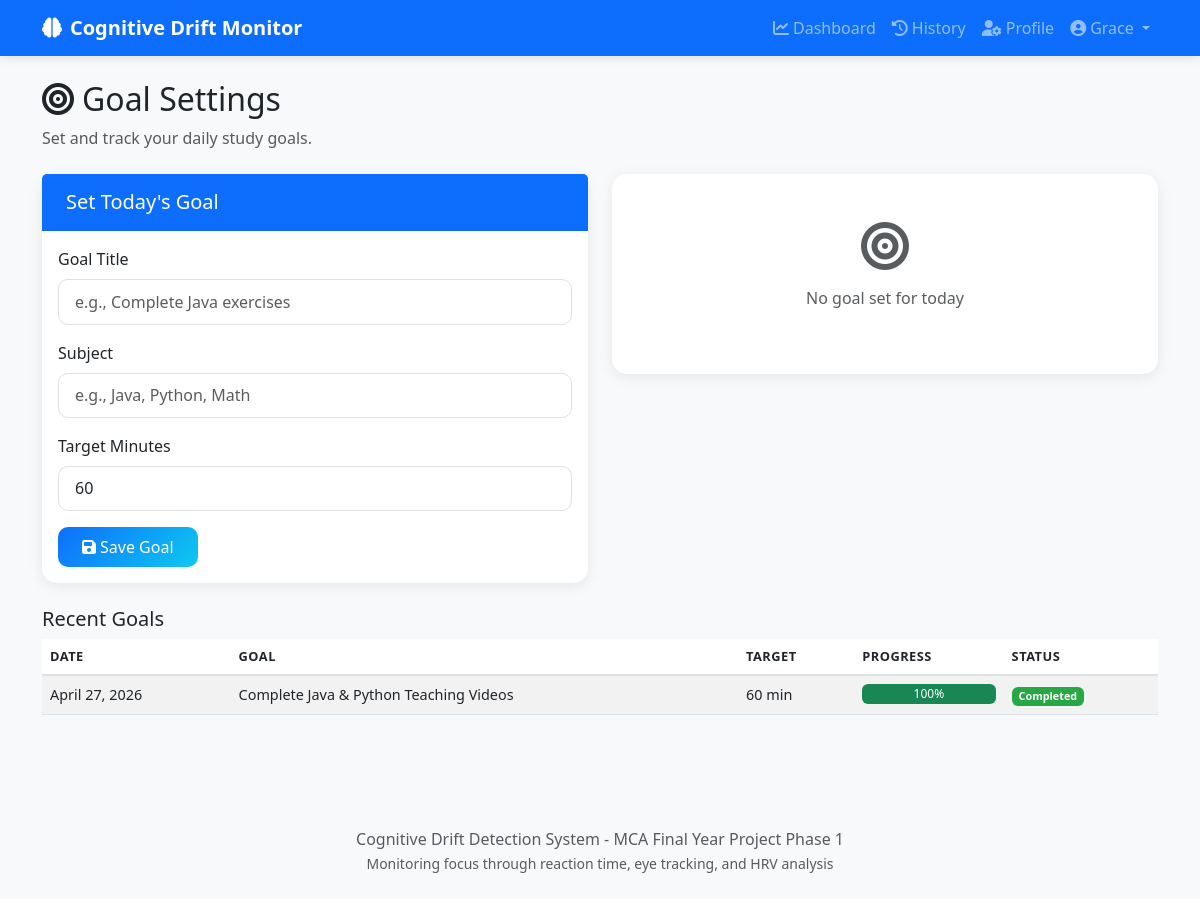
Screenshot of /goal-settings/ (signed in) with the database file from the repository.
### core/models.py (models this page shows, shortened)
class GoalRecord(models.Model):
    STATUS_CHOICES = [
        ('pending', 'Pending'),
        ('in_progress', 'In Progress'),
        ('completed', 'Completed'),
        ('failed', 'Failed'),
    ]
    user = models.ForeignKey(User, on_delete=models.CASCADE, related_name='goal_records')
    date = models.DateField()
    goal_title = models.CharField(max_length=255)
    target_value = models.FloatField(help_text="Target value (e.g., study hours, tasks)")
    achieved_value = models.FloatField(default=0)
    completion_percent = models.FloatField(default=0)
    status = models.CharField(max_length=20, choices=STATUS_CHOICES, default='pending')
    class Meta:
        verbose_name = "Goal Record"
        verbose_name_plural = "Goal Records"
        ordering = ['-date']
        indexes = [
            models.Index(fields=['user', '-date']),
        ]

### core/views.py (the view)
# urls.py: path('goal-settings/', views.goal_settings, name='goal_settings'),
@login_required
def goal_settings(request):
    user = request.user
    today = timezone.now().date()
    today_goal = GoalRecord.objects.filter(user=user, date=today).first()
    all_goals = GoalRecord.objects.filter(user=user).order_by('-date')[:10]
    context = {
        'today_goal': today_goal,
        'all_goals': all_goals,
    }
    return render(request, 'core/goal_settings.html', context)

### templates/core/goal_settings.html (shortened to what this page needs)
{% extends 'base.html' %}
{% load static %}
{% block content %}
<div class="container py-4">
    <h2><i class="fas fa-bullseye me-2"></i>Goal Settings</h2>
    <p class="text-muted">Set and track your daily study goals.</p>
    <div class="row mt-4">
        <div class="col-md-6">
            <div class="card">
                <div class="card-header bg-primary text-white">
                    <h5 class="mb-0">Set Today's Goal</h5>
                </div>
                <div class="card-body">
                    <form id="goalForm">
                        <div class="mb-3">
                            <label class="form-label">Goal Title</label>
                            <input type="text" class="form-control" id="goalTitle" placeholder="e.g., Complete Java exercises" required>
                        </div>
                        <div class="mb-3">
                            <label class="form-label">Subject</label>
                            <input type="text" class="form-control" id="goalSubject" placeholder="e.g., Java, Python, Math">
                        </div>
                        <div class="mb-3">
                            <label class="form-label">Target Minutes</label>
                            <input type="number" class="form-control" id="goalTarget" value="60" min="1" max="480">
                        </div>
                        <button type="submit" class="btn btn-primary">
                            <i class="fas fa-save me-1"></i>Save Goal
                        </button>
                    </form>
                </div>
            </div>
        </div>
        <div class="col-md-6">
            {% if today_goal %}
            <div class="card">
                <div class="card-header bg-success text-white">
                    <h5 class="mb-0">Today's Goal</h5>
                </div>
                <div class="card-body text-center">
                    <h4>{{ today_goal.goal_title }}</h4>
                    <p class="text-muted">{{ today_goal.target_value|floatformat:0 }} minutes</p>
                    <div class="progress mb-3" style="height: 25px;">
                        <div class="progress-bar bg-success" role="progressbar"
                             style="width: {{ today_goal.completion_percent }}%">
                            {{ today_goal.completion_percent|floatformat:0 }}%
                        </div>
                    </div>
                    {% if today_goal.status != 'completed' %}
                    <button class="btn btn-success" onclick="completeGoal({{ today_goal.id }})">
                        <i class="fas fa-check me-1"></i>Mark Complete
                    </button>
                    {% else %}
                    <span class="badge bg-success"><i class="fas fa-check me-1"></i>Completed!</span>
                    {% endif %}
                </div>
            </div>
            {% else %}
            <div class="card">
                <div class="card-body text-center text-muted py-5">
                    <i class="fas fa-bullseye fa-3x mb-3"></i>
                    <p>No goal set for today</p>
                </div>
            </div>
            {% endif %}
        </div>
    </div>
    <div class="mt-4">
        <h5>Recent Goals</h5>
        <table class="table table-striped">
            <thead>
                <tr>
                    <th>Date</th>
                    <th>Goal</th>
                    <th>Target</th>
                    <th>Progress</th>
                    <th>Status</th>
                </tr>
            </thead>
            <tbody>
                {% for goal in all_goals %}
                <tr>
                    <td>{{ goal.date }}</td>
                    <td>{{ goal.goal_title }}</td>
                    <td>{{ goal.target_value|floatformat:0 }} min</td>
                    <td>
                        <div class="progress" style="height: 20px;">
                            <div class="progress-bar bg-{% if goal.completion_percent >= 100 %}success{% else %}warning{% endif %}"
                                 style="width: {{ goal.completion_percent }}%">
                                {{ goal.completion_percent|floatformat:0 }}%
                            </div>
                        </div>
                    </td>
                    <td>
                        <span class="badge bg-{% if goal.status == 'completed' %}success{% elif goal.status == 'in_progress' %}info{% else %}secondary{% endif %}">
                            {{ goal.get_status_display }}
                        </span>
                    </td>
                </tr>
                {% empty %}
                <tr>
                    <td colspan="5" class="text-center text-muted">No goals yet</td>
                </tr>
                {% endfor %}
            </tbody>
        </table>
    </div>
</div>
{% endblock %}

### templates/base.html (shortened to what this page needs)
<!DOCTYPE html>
<html lang="en">
<head>
    <link href="https://cdn.jsdelivr.net/npm/bootstrap@5.3.0/dist/css/bootstrap.min.css" rel="stylesheet">
    <link href="https://cdnjs.cloudflare.com/ajax/libs/font-awesome/6.4.0/css/all.min.css" rel="stylesheet">
    {% load static %}
    <link rel="stylesheet" href="{% static 'css/style.css' %}">
</head>
<body>
    <nav class="navbar navbar-expand-lg navbar-dark bg-primary">
        <div class="container">
            <a class="navbar-brand" href="{% url 'home' %}">
                <i class="fas fa-brain me-2"></i>Cognitive Drift Monitor
            </a>
            <div class="collapse navbar-collapse" id="navbarNav">
                <ul class="navbar-nav ms-auto">
                    {% if user.is_authenticated %}
                        <li class="nav-item">
                            <a class="nav-link" href="{% url 'dashboard' %}">
                                <i class="fas fa-chart-line me-1"></i>Dashboard
                            </a>
                        </li>
                        <li class="nav-item">
                            <a class="nav-link" href="{% url 'history' %}">
                                <i class="fas fa-history me-1"></i>History
                            </a>
                        </li>
                        <li class="nav-item">
                            <a class="nav-link" href="{% url 'profile' %}">
                                <i class="fas fa-user-cog me-1"></i>Profile
                            </a>
                        </li>
                        <li class="nav-item dropdown">
                            <a class="nav-link dropdown-toggle" href="#" id="userDropdown" role="button" data-bs-toggle="dropdown">
                                <i class="fas fa-user-circle me-1"></i>{{ user.username }}
                            </a>
                        </li>
                    {% endif %}
                </ul>
            </div>
        </div>
    </nav>
    <main>
        {% block content %}{% endblock %}
    </main>
    <footer class="bg-light py-4 mt-5">
        <div class="container text-center">
            <p class="text-muted mb-0">
                Cognitive Drift Detection System - MCA Final Year Project Phase 1
            </p>
            <small class="text-muted">
                Monitoring focus through reaction time, eye tracking, and HRV analysis
            </small>
        </div>
    </footer>
</body>
</html>

### static/css/style.css (style rules this page uses)
:root { --primary-color: #0d6efd; --secondary-color: #6c757d; --success-color: #28a745; --warning-color: #ffc107; --danger-color: #dc3545; --info-color: #0dcaf0; --light-bg: #f8f9fa; --dark-bg: #212529; }
* { box-sizing: border-box; }
body { font-family: 'Segoe UI', Tahoma, Geneva, Verdana, sans-serif; background-color: var(--light-bg); min-height: 100vh; display: flex; flex-direction: column; }
main { flex: 1; }
.navbar { box-shadow: 0 2px 10px rgba(0, 0, 0, 0.1); }
.navbar-brand { font-weight: 600; }
.card { border: none; border-radius: 15px; box-shadow: 0 3px 15px rgba(0, 0, 0, 0.08); }
.card-header { border-bottom: 1px solid rgba(0, 0, 0, 0.05); padding: 1rem 1.5rem; }
.form-control, .form-select { border-radius: 10px; padding: 0.6rem 1rem; border: 1px solid #e0e0e0; }
.btn { border-radius: 10px; padding: 0.5rem 1.5rem; font-weight: 500; }
.btn-primary { background: linear-gradient(135deg, #0d6efd 0%, #0dcaf0 100%); border: none; }
.table { font-size: 0.9rem; }
.table thead th { border-bottom: 2px solid #e0e0e0; font-weight: 600; text-transform: uppercase; font-size: 0.8rem; letter-spacing: 0.5px; }
.badge.bg-success { background-color: var(--success-color) !important; }

### rows the page displays
GoalRecord: date "April 27, 2026", goal_title "Complete Java & Python Teaching Videos", target_value "60", completion_percent "100", status "Completed"

### other values shown
{{ user.username }} "Grace"
